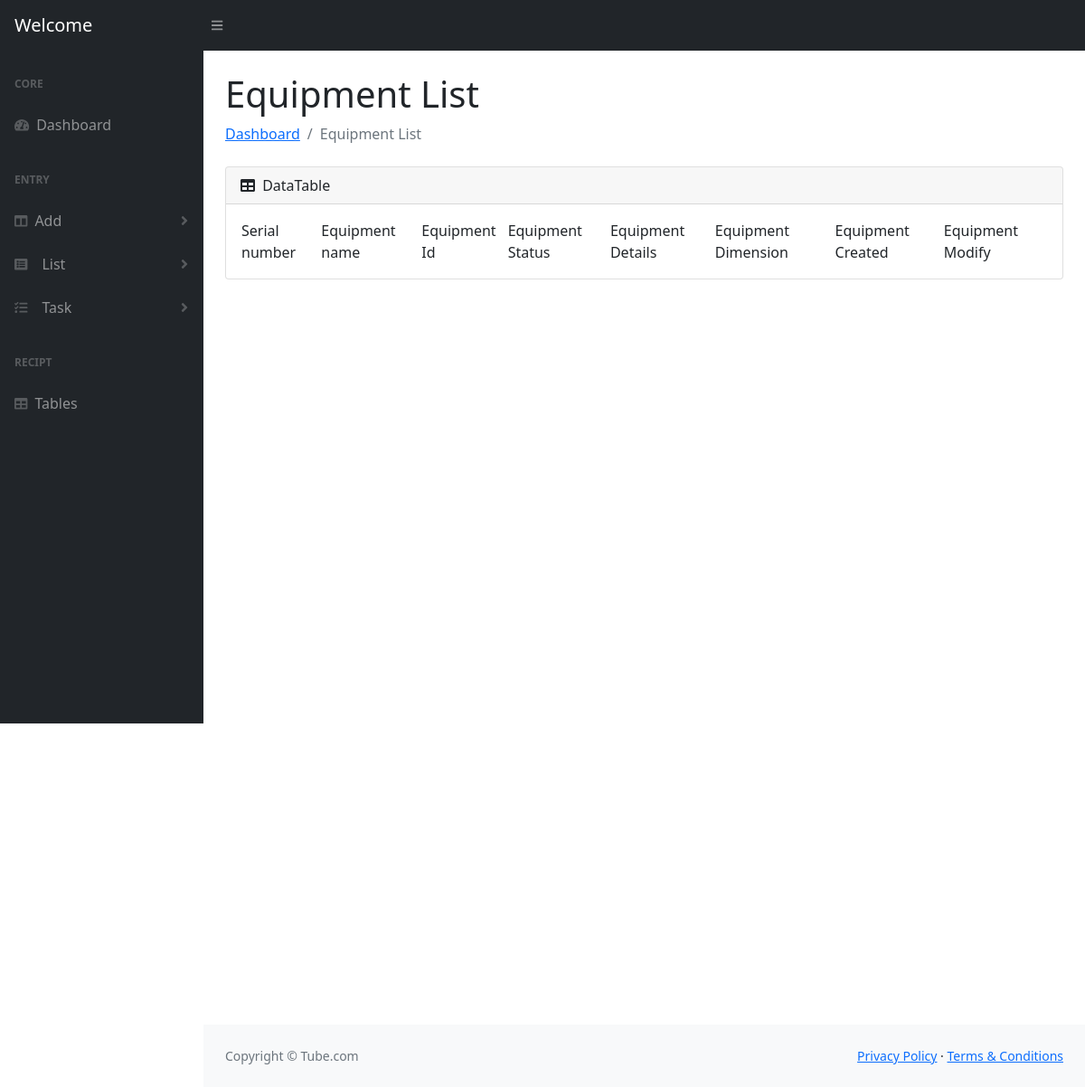
Page /vequepment on the earlier database version.
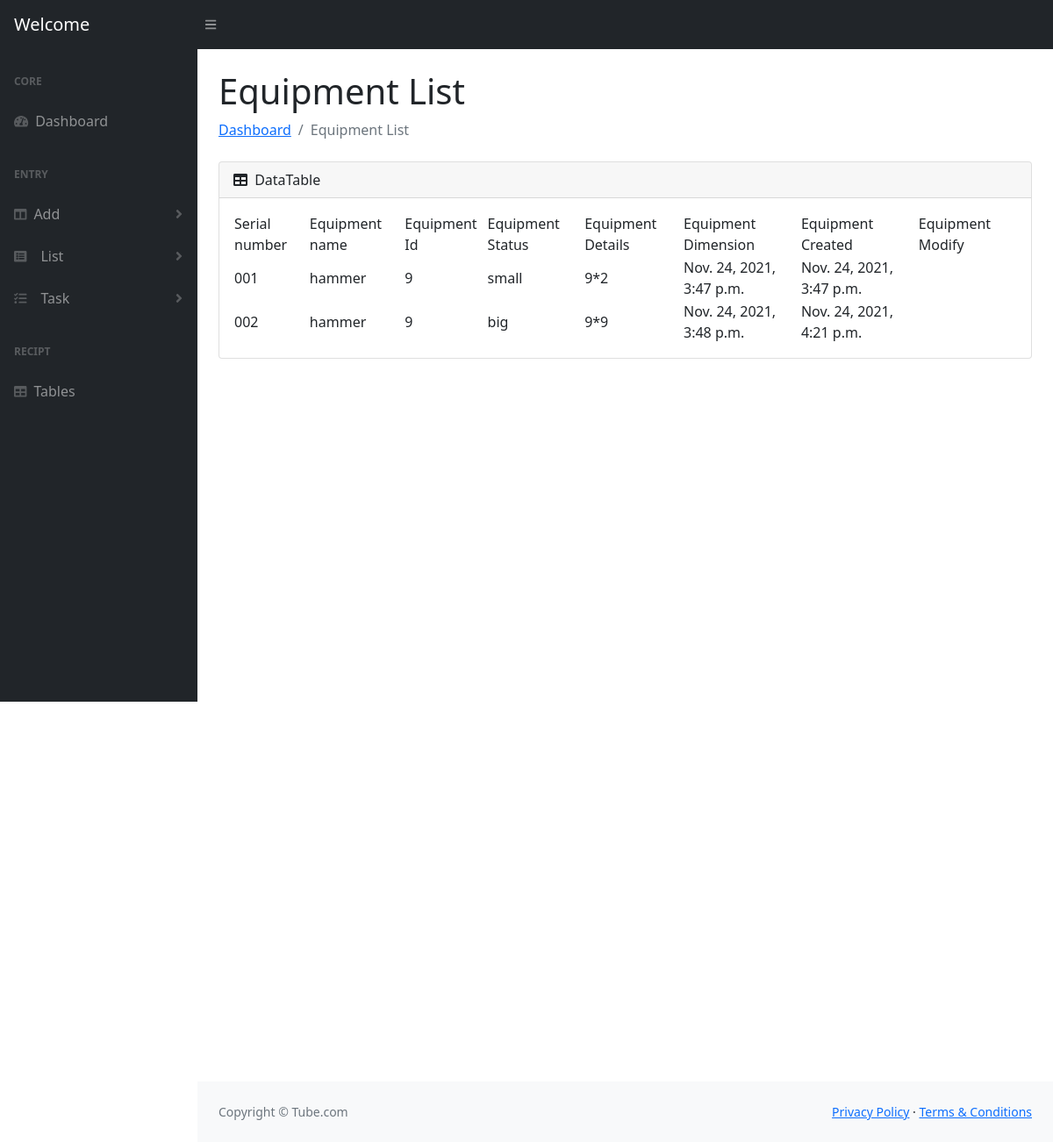
Same page on the later database version.
### moduls/models.py (models this page shows)
class EquepmentMaster(models.Model):
    subequipmentid = models.AutoField(primary_key=True)
    equepmentid = models.ForeignKey(Equepmentdetails2,on_delete=models.CASCADE)
    equepmentSerialNumbeer = models.CharField(max_length=50,unique=True)
    status = models.IntegerField(choices=STATUS_CHOICES)
    created = models.DateTimeField(auto_now_add=True)
    modify = models.DateTimeField(auto_now=True)
    details = models.CharField(max_length=200)
    dimension = models.CharField(max_length=50)
    warehouseid =models.ForeignKey(Warehouse,on_delete=models.CASCADE)

class Equepmentdetails2(models.Model):
    equepmentid = models.AutoField(primary_key=True)
    equepmentname = models.CharField(max_length=50)

### moduls/views.py (the view)
# urls.py: path('vequepment',views.vequepment,name="vequepment"),
def vequepment(request):
    equepmentdata = EquepmentMaster.objects.all()
    if request.method == 'POST':
        t = Equepmentdetails2.objects.get(equepmentid=request.POST['search'])
        fatch =EquepmentMaster.objects.filter(equepmentid=t)
        return render(request,'vequepment.html',{'ed':equepmentdata,'edt':fatch})
    else:
        return render(request, 'vequepment.html',{'ed':equepmentdata,'edt':equepmentdata})

### moduls/templates/vequepment.html (shortened to what the changed rows need)
<!DOCTYPE html>
<html lang="en">
{% load static %}
    <head>
        <link href="https://cdn.jsdelivr.net/npm/simple-datatables@latest/dist/style.css" rel="stylesheet" />
        <link href="{% static 'css/styles.css' %}" rel="stylesheet" />
    </head>
    <body class="sb-nav-fixed">
        <div id="layoutSidenav">
            <div id="layoutSidenav_content">
                <main>
                    <div class="container-fluid px-4">
 <h1 class="mt-4">Equipment List</h1>
                        <div class="card mb-4">
                            <div class="card-body">
                               <table id="datatablesSimple">
                                   <tr>
                                        <td>Serial number</td>
                                        <td>Equipment name</td>
                                        <td>Equipment Id</td>
                                        <td>Equipment Status</td>
                                        <td>Equipment Details</td>
                                        <td>Equipment Dimension</td>
                                        <td>Equipment Created</td>
                                        <td>Equipment Modify</td>
                                   </tr>
                                   <tr>
                                        {% for i in edt %}
                                        <td>{{i.equepmentSerialNumbeer}}</td>
                                        <td>{{i.equepmentid.equepmentname}}</td>
                                        <td>{{i.equepmentid.equepmentid}}</td>
                                        <td>{{i.details}}</td>
                                        <td>{{i.dimension}}</td>
                                        <td>{{i.created}}</td>
                                        <td>{{i.modify}}</td>
                                   </tr>
                                    {% endfor %}
                               </table>
                            </div>
                        </div>
                    </div>
                </main>
            </div>
        </div>
    </body>
</html>

Differences in the rows shown:
added EquepmentMaster: equepmentSerialNumbeer "001", equepmentid.equepmentname "hammer", equepmentid.equepmentid "9", details "small", dimension "9*2", created "Nov. 24, 2021, 3:47 p.m.", modify "Nov. 24, 2021, 3:47 p.m."
added EquepmentMaster: equepmentSerialNumbeer "002", equepmentid.equepmentname "hammer", equepmentid.equepmentid "9", details "big", dimension "9*9", created "Nov. 24, 2021, 3:48 p.m.", modify "Nov. 24, 2021, 4:21 p.m."
